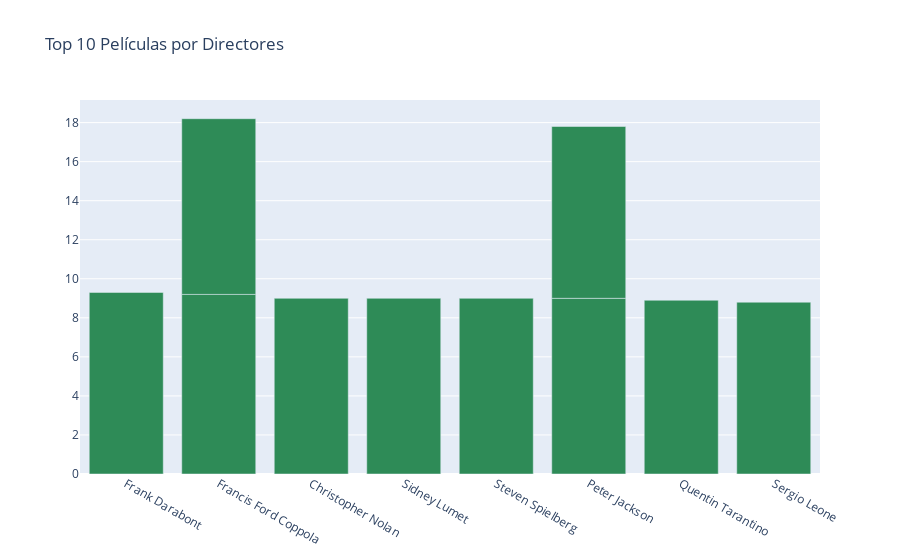

Write notebook code for a chart like this one.
### Markdown cell above
- Este gráfico de barras muestra los 10 directores principales según las calificaciones más altas de sus películas. Cada barra representa un director y su respectiva calificación promedio, permitiendo identificar fácilmente los directores con las mejores calificaciones en la list

### Code cell
top_movies_d = df.nlargest(10, 'rating')

fig = go.Figure(data=[go.Bar(x=top_movies_d['directors'], y=top_movies_d['rating'], marker={'color': '#2E8B57'})])
fig.update_layout(title='Top 10 Películas por Directores')
fig.show()

### Figure 1 — Plotly figure (JSON) as saved in the notebook; plotly's stock layout.template omitted (floating-point values rounded to 4 significant figures)
{"data": [{"marker": {"color": "#2E8B57"}, "type": "bar", "x": ["Frank Darabont", "Francis Ford Coppola", "Christopher Nolan", "Francis Ford Coppola", "Sidney Lumet", "Steven Spielberg", "Peter Jackson", "Quentin Tarantino", "Peter Jackson", "Sergio Leone"], "y": [9.3, 9.2, 9, 9, 9, 9, 9, 8.9, 8.8, 8.8]}], "layout": {"title": {"text": "Top 10 Películas por Directores"}}}
